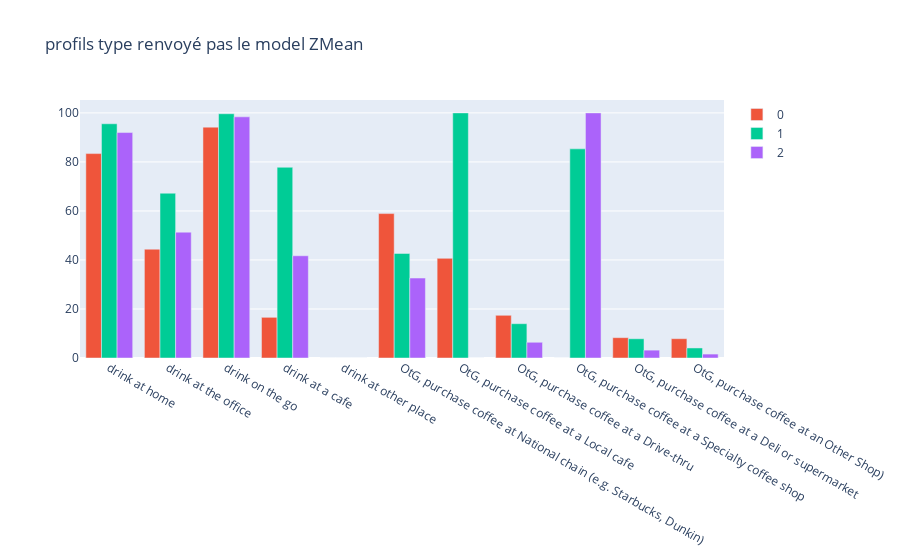

Notebook source saved alongside this figure:
### Code cell
fig = px.bar(title="profils type renvoyé pas le model ZMean", barmode='group')
values = profils_types.values
accuracy_values = accuracy.values
for i,j in enumerate(accuracy_values):
    j = [ "accuracy : "+ str(int((1-x)*100))+'%' for x in j]
    fig.add_bar(
        x = profils_types.columns,
        y = values[i]*100,
        hovertext= j,
        name = str(i),
    )
fig.show()

### Figure 1 — Plotly figure (JSON) as saved in the notebook; plotly's stock layout.template omitted (floating-point values rounded to 4 significant figures)
{"data": [{"alignmentgroup": "True", "hovertemplate": "<extra></extra>", "legendgroup": "", "marker": {"color": "#636efa", "pattern": {"shape": ""}}, "name": "", "offsetgroup": "", "orientation": "v", "showlegend": false, "textposition": "auto", "type": "bar", "xaxis": "x", "yaxis": "y"}, {"hovertext": ["accuracy : 62%", "accuracy : 50%", "accuracy : 76%", "accuracy : 62%", "accuracy : 100%", "accuracy : 50%", "accuracy : 50%", "accuracy : 61%", "accuracy : 100%", "accuracy : 72%", "accuracy : 72%"], "name": "0", "type": "bar", "x": ["drink at home", "drink at the office", "drink on the go", "drink at a cafe", "drink at other place", "OtG, purchase coffee at National chain (e.g. Starbucks, Dunkin)", "OtG, purchase coffee at a Local cafe", "OtG, purchase coffee at a Drive-thru", "OtG, purchase coffee at a Specialty coffee shop", "OtG, purchase coffee at a Deli or supermarket", "OtG, purchase coffee at an Other Shop)"], "y": [83.4, 44.4, 94.19, 16.6, 0, 58.92, 40.66, 17.43, 0, 8.299, 7.884]}, {"hovertext": ["accuracy : 79%", "accuracy : 52%", "accuracy : 94%", "accuracy : 58%", "accuracy : 100%", "accuracy : 50%", "accuracy : 100%", "accuracy : 65%", "accuracy : 64%", "accuracy : 73%", "accuracy : 80%"], "name": "1", "type": "bar", "x": ["drink at home", "drink at the office", "drink on the go", "drink at a cafe", "drink at other place", "OtG, purchase coffee at National chain (e.g. Starbucks, Dunkin)", "OtG, purchase coffee at a Local cafe", "OtG, purchase coffee at a Drive-thru", "OtG, purchase coffee at a Specialty coffee shop", "OtG, purchase coffee at a Deli or supermarket", "OtG, purchase coffee at an Other Shop)"], "y": [95.56, 67.24, 99.66, 77.82, 0, 42.66, 100, 13.99, 85.32, 7.85, 4.096]}, {"hovertext": ["accuracy : 72%", "accuracy : 49%", "accuracy : 87%", "accuracy : 50%", "accuracy : 100%", "accuracy : 52%", "accuracy : 100%", "accuracy : 75%", "accuracy : 100%", "accuracy : 82%", "accuracy : 87%"], "name": "2", "type": "bar", "x": ["drink at home", "drink at the office", "drink on the go", "drink at a cafe", "drink at other place", "OtG, purchase coffee at National chain (e.g. Starbucks, Dunkin)", "OtG, purchase coffee at a Local cafe", "OtG, purchase coffee at a Drive-thru", "OtG, purchase coffee at a Specialty coffee shop", "OtG, purchase coffee at a Deli or supermarket", "OtG, purchase coffee at an Other Shop)"], "y": [91.98, 51.34, 98.4, 41.71, 0, 32.62, 0, 6.417, 100, 3.209, 1.604]}], "layout": {"barmode": "group", "legend": {"tracegroupgap": 0}, "title": {"text": "profils type renvoyé pas le model ZMean"}, "xaxis": {"anchor": "y", "domain": [0, 1]}, "yaxis": {"anchor": "x", "domain": [0, 1]}}}
